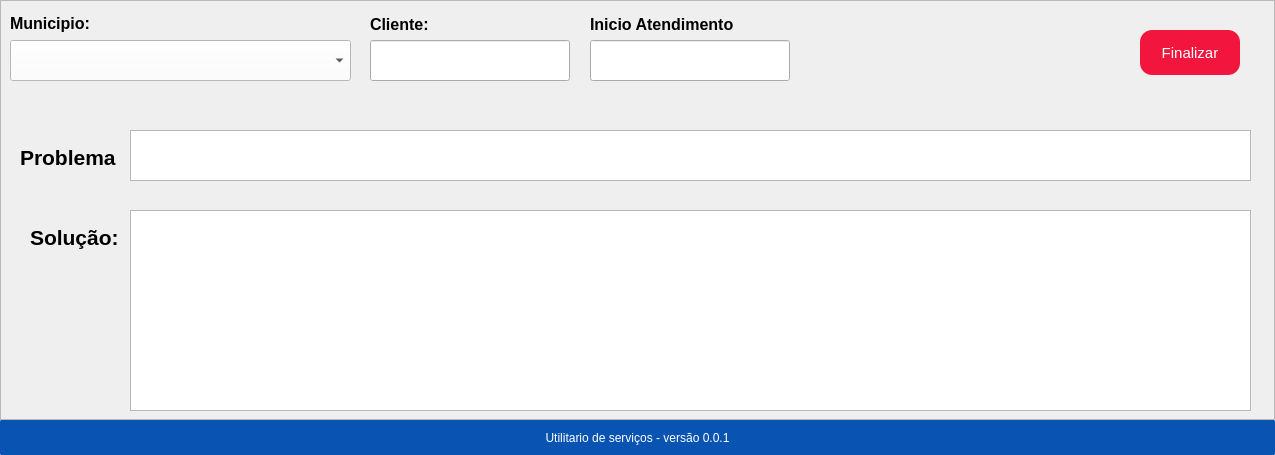
<?xml version="1.0" encoding="UTF-8"?>
<ui version="4.0">
 <class>TelaChamado</class>
 <widget class="QMainWindow" name="TelaChamado">
  <property name="geometry">
   <rect>
    <x>0</x>
    <y>0</y>
    <width>1275</width>
    <height>455</height>
   </rect>
  </property>
  <property name="minimumSize">
   <size>
    <width>1275</width>
    <height>455</height>
   </size>
  </property>
  <property name="maximumSize">
   <size>
    <width>1275</width>
    <height>560</height>
   </size>
  </property>
  <property name="windowTitle">
   <string>MainWindow</string>
  </property>
  <widget class="QWidget" name="centralwidget">
   <layout class="QVBoxLayout" name="verticalLayout">
    <property name="spacing">
     <number>0</number>
    </property>
    <property name="leftMargin">
     <number>0</number>
    </property>
    <property name="topMargin">
     <number>0</number>
    </property>
    <property name="rightMargin">
     <number>0</number>
    </property>
    <property name="bottomMargin">
     <number>0</number>
    </property>
    <item>
     <widget class="QFrame" name="frame">
      <property name="frameShape">
       <enum>QFrame::StyledPanel</enum>
      </property>
      <property name="frameShadow">
       <enum>QFrame::Raised</enum>
      </property>
      <widget class="QLabel" name="lb_sector">
       <property name="geometry">
        <rect>
         <x>10</x>
         <y>14</y>
         <width>111</width>
         <height>20</height>
        </rect>
       </property>
       <property name="text">
        <string>&lt;html&gt;&lt;head/&gt;&lt;body&gt;&lt;p&gt;&lt;span style=&quot; font-size:12pt; font-weight:700;&quot;&gt;Municipio:&lt;/span&gt;&lt;/p&gt;&lt;/body&gt;&lt;/html&gt;</string>
       </property>
      </widget>
      <widget class="QComboBox" name="cbb_client">
       <property name="geometry">
        <rect>
         <x>10</x>
         <y>40</y>
         <width>341</width>
         <height>41</height>
        </rect>
       </property>
       <property name="minimumSize">
        <size>
         <width>0</width>
         <height>41</height>
        </size>
       </property>
       <property name="maximumSize">
        <size>
         <width>16777215</width>
         <height>41</height>
        </size>
       </property>
       <property name="sizeIncrement">
        <size>
         <width>0</width>
         <height>0</height>
        </size>
       </property>
       <property name="autoFillBackground">
        <bool>false</bool>
       </property>
       <property name="styleSheet">
        <string notr="true">font: 75 12pt &quot;MS Shell Dlg 2&quot;;
background-color: rgb(255, 255, 255);


</string>
       </property>
       <property name="placeholderText">
        <string>Todos</string>
       </property>
       <property name="duplicatesEnabled">
        <bool>false</bool>
       </property>
       <property name="modelColumn">
        <number>0</number>
       </property>
       <item>
        <property name="text">
         <string/>
        </property>
       </item>
       <item>
        <property name="text">
         <string>FLOWDOCS</string>
        </property>
       </item>
       <item>
        <property name="text">
         <string>FOLHA</string>
        </property>
       </item>
       <item>
        <property name="text">
         <string>GERENTE</string>
        </property>
       </item>
       <item>
        <property name="text">
         <string>RECEPÇÃO</string>
        </property>
       </item>
       <item>
        <property name="text">
         <string>SERVICE DESK</string>
        </property>
       </item>
       <item>
        <property name="text">
         <string>SIS-SIE-SAS</string>
        </property>
       </item>
       <item>
        <property name="text">
         <string>SSE-SED-PORTAL-PATRIMONIO</string>
        </property>
       </item>
       <item>
        <property name="text">
         <string>TRIBUTÁRIO</string>
        </property>
       </item>
      </widget>
      <widget class="QLabel" name="lb_solution">
       <property name="geometry">
        <rect>
         <x>30</x>
         <y>210</y>
         <width>101</width>
         <height>55</height>
        </rect>
       </property>
       <property name="text">
        <string>&lt;html&gt;&lt;head/&gt;&lt;body&gt;&lt;p&gt;&lt;span style=&quot; font-size:16pt; font-weight:700;&quot;&gt;Solução:&lt;/span&gt;&lt;/p&gt;&lt;/body&gt;&lt;/html&gt;</string>
       </property>
      </widget>
      <widget class="QTextEdit" name="txt_solution">
       <property name="geometry">
        <rect>
         <x>130</x>
         <y>210</y>
         <width>1121</width>
         <height>201</height>
        </rect>
       </property>
      </widget>
      <widget class="QLineEdit" name="le_client">
       <property name="geometry">
        <rect>
         <x>370</x>
         <y>40</y>
         <width>200</width>
         <height>41</height>
        </rect>
       </property>
       <property name="minimumSize">
        <size>
         <width>0</width>
         <height>41</height>
        </size>
       </property>
       <property name="maximumSize">
        <size>
         <width>16777215</width>
         <height>41</height>
        </size>
       </property>
       <property name="styleSheet">
        <string notr="true">font: 16pt &quot;Segoe UI&quot;;</string>
       </property>
       <property name="placeholderText">
        <string/>
       </property>
      </widget>
      <widget class="QLabel" name="lb_client">
       <property name="geometry">
        <rect>
         <x>370</x>
         <y>14</y>
         <width>81</width>
         <height>21</height>
        </rect>
       </property>
       <property name="text">
        <string>&lt;html&gt;&lt;head/&gt;&lt;body&gt;&lt;p&gt;&lt;span style=&quot; font-size:12pt; font-weight:700;&quot;&gt;Cliente:&lt;/span&gt;&lt;/p&gt;&lt;/body&gt;&lt;/html&gt;</string>
       </property>
      </widget>
      <widget class="QLabel" name="lb_star_customer">
       <property name="geometry">
        <rect>
         <x>590</x>
         <y>14</y>
         <width>201</width>
         <height>21</height>
        </rect>
       </property>
       <property name="text">
        <string>&lt;html&gt;&lt;head/&gt;&lt;body&gt;&lt;p&gt;&lt;span style=&quot; font-size:12pt; font-weight:700;&quot;&gt;Inicio Atendimento&lt;/span&gt;&lt;/p&gt;&lt;/body&gt;&lt;/html&gt;</string>
       </property>
      </widget>
      <widget class="QLineEdit" name="le_start_customer">
       <property name="geometry">
        <rect>
         <x>590</x>
         <y>40</y>
         <width>200</width>
         <height>41</height>
        </rect>
       </property>
       <property name="minimumSize">
        <size>
         <width>0</width>
         <height>41</height>
        </size>
       </property>
       <property name="maximumSize">
        <size>
         <width>16777215</width>
         <height>41</height>
        </size>
       </property>
       <property name="styleSheet">
        <string notr="true">font: 16pt &quot;Segoe UI&quot;;</string>
       </property>
       <property name="placeholderText">
        <string/>
       </property>
      </widget>
      <widget class="QLabel" name="lb_problem">
       <property name="geometry">
        <rect>
         <x>20</x>
         <y>130</y>
         <width>101</width>
         <height>55</height>
        </rect>
       </property>
       <property name="text">
        <string>&lt;html&gt;&lt;head/&gt;&lt;body&gt;&lt;p&gt;&lt;span style=&quot; font-size:16pt; font-weight:700;&quot;&gt;Problema&lt;/span&gt;&lt;/p&gt;&lt;/body&gt;&lt;/html&gt;</string>
       </property>
      </widget>
      <widget class="QTextEdit" name="txt_problem">
       <property name="geometry">
        <rect>
         <x>130</x>
         <y>130</y>
         <width>1121</width>
         <height>51</height>
        </rect>
       </property>
      </widget>
      <widget class="QLineEdit" name="le_end_customer">
       <property name="geometry">
        <rect>
         <x>13</x>
         <y>460</y>
         <width>161</width>
         <height>41</height>
        </rect>
       </property>
       <property name="styleSheet">
        <string notr="true">font: 16pt &quot;Segoe UI&quot;;</string>
       </property>
       <property name="placeholderText">
        <string/>
       </property>
      </widget>
      <widget class="QLabel" name="lb_end_customer">
       <property name="geometry">
        <rect>
         <x>13</x>
         <y>430</y>
         <width>141</width>
         <height>31</height>
        </rect>
       </property>
       <property name="text">
        <string>&lt;html&gt;&lt;head/&gt;&lt;body&gt;&lt;p&gt;&lt;span style=&quot; font-size:12pt; font-weight:700;&quot;&gt;Fim Atendimento&lt;/span&gt;&lt;/p&gt;&lt;/body&gt;&lt;/html&gt;</string>
       </property>
      </widget>
      <widget class="QLabel" name="lb_time_customer">
       <property name="geometry">
        <rect>
         <x>210</x>
         <y>430</y>
         <width>161</width>
         <height>31</height>
        </rect>
       </property>
       <property name="text">
        <string>&lt;html&gt;&lt;head/&gt;&lt;body&gt;&lt;p&gt;&lt;span style=&quot; font-size:12pt; font-weight:700;&quot;&gt;Tempo Atendimento&lt;/span&gt;&lt;/p&gt;&lt;/body&gt;&lt;/html&gt;</string>
       </property>
      </widget>
      <widget class="QLineEdit" name="le_time_customer">
       <property name="geometry">
        <rect>
         <x>210</x>
         <y>460</y>
         <width>161</width>
         <height>41</height>
        </rect>
       </property>
       <property name="styleSheet">
        <string notr="true">font: 16pt &quot;Segoe UI&quot;;</string>
       </property>
       <property name="placeholderText">
        <string/>
       </property>
      </widget>
      <widget class="QComboBox" name="cbb_level">
       <property name="geometry">
        <rect>
         <x>420</x>
         <y>460</y>
         <width>401</width>
         <height>41</height>
        </rect>
       </property>
       <property name="minimumSize">
        <size>
         <width>0</width>
         <height>41</height>
        </size>
       </property>
       <property name="maximumSize">
        <size>
         <width>16777215</width>
         <height>41</height>
        </size>
       </property>
       <property name="sizeIncrement">
        <size>
         <width>0</width>
         <height>0</height>
        </size>
       </property>
       <property name="autoFillBackground">
        <bool>false</bool>
       </property>
       <property name="styleSheet">
        <string notr="true">font: 75 12pt &quot;MS Shell Dlg 2&quot;;
background-color: rgb(255, 255, 255);


</string>
       </property>
       <property name="placeholderText">
        <string>Todos</string>
       </property>
       <property name="duplicatesEnabled">
        <bool>false</bool>
       </property>
       <property name="modelColumn">
        <number>0</number>
       </property>
       <item>
        <property name="text">
         <string/>
        </property>
       </item>
       <item>
        <property name="text">
         <string>FLOWDOCS</string>
        </property>
       </item>
       <item>
        <property name="text">
         <string>FOLHA</string>
        </property>
       </item>
       <item>
        <property name="text">
         <string>GERENTE</string>
        </property>
       </item>
       <item>
        <property name="text">
         <string>RECEPÇÃO</string>
        </property>
       </item>
       <item>
        <property name="text">
         <string>SERVICE DESK</string>
        </property>
       </item>
       <item>
        <property name="text">
         <string>SIS-SIE-SAS</string>
        </property>
       </item>
       <item>
        <property name="text">
         <string>SSE-SED-PORTAL-PATRIMONIO</string>
        </property>
       </item>
       <item>
        <property name="text">
         <string>TRIBUTÁRIO</string>
        </property>
       </item>
      </widget>
      <widget class="QLabel" name="lb_level">
       <property name="geometry">
        <rect>
         <x>420</x>
         <y>430</y>
         <width>211</width>
         <height>21</height>
        </rect>
       </property>
       <property name="text">
        <string>&lt;html&gt;&lt;head/&gt;&lt;body&gt;&lt;p&gt;&lt;span style=&quot; font-size:12pt; font-weight:700;&quot;&gt;Nivel de dificuldade&lt;/span&gt;&lt;/p&gt;&lt;/body&gt;&lt;/html&gt;</string>
       </property>
      </widget>
      <widget class="QPushButton" name="btn_end">
       <property name="geometry">
        <rect>
         <x>1140</x>
         <y>30</y>
         <width>100</width>
         <height>45</height>
        </rect>
       </property>
       <property name="minimumSize">
        <size>
         <width>100</width>
         <height>45</height>
        </size>
       </property>
       <property name="maximumSize">
        <size>
         <width>100</width>
         <height>45</height>
        </size>
       </property>
       <property name="baseSize">
        <size>
         <width>0</width>
         <height>0</height>
        </size>
       </property>
       <property name="font">
        <font>
         <family>MS Shell Dlg 2</family>
         <pointsize>11</pointsize>
         <italic>false</italic>
         <bold>false</bold>
        </font>
       </property>
       <property name="styleSheet">
        <string notr="true">QPushButton{
	border-style: none;
	border-width: 2px;
	font: 75 11pt &quot;MS Shell Dlg 2&quot;;
	color: rgb(255, 255, 255);
	background-color: #F2163E;
	border-radius: 12px;
	border-bottom-color: rgb(4, 35, 38);
	border-right-color:  rgb(4, 35, 38);
}
QPushButton:hover{
	border-style: none;
	border-width: 2px;
	font: 75 11pt &quot;MS Shell Dlg 2&quot;;
	color: rgb(255, 255, 255);
	background-color: #BF0404;
	border-radius: 12px;
	border-bottom-color: rgb(4, 35, 38);
	border-right-color:  rgb(4, 35, 38);
}


QPushButton:pressed{
	border-style: insetset;
	border-width: 2px;
	font: 75 11pt &quot;MS Shell Dlg 2&quot;;
	color: rgb(255, 255, 255);
	background-color: #4195FF;
	border-radius: 8px;
	border-top-color: rgb(4, 35, 38);
	border-left-color:  rgb(4, 35, 38);
}</string>
       </property>
       <property name="inputMethodHints">
        <set>Qt::ImhNone</set>
       </property>
       <property name="text">
        <string>Finalizar</string>
       </property>
       <property name="icon">
        <iconset>
         <normaloff>../src/icon_remove.svg</normaloff>../src/icon_remove.svg</iconset>
       </property>
       <property name="iconSize">
        <size>
         <width>20</width>
         <height>20</height>
        </size>
       </property>
      </widget>
      <widget class="QPushButton" name="btn_save">
       <property name="geometry">
        <rect>
         <x>870</x>
         <y>450</y>
         <width>100</width>
         <height>45</height>
        </rect>
       </property>
       <property name="minimumSize">
        <size>
         <width>100</width>
         <height>45</height>
        </size>
       </property>
       <property name="maximumSize">
        <size>
         <width>100</width>
         <height>45</height>
        </size>
       </property>
       <property name="baseSize">
        <size>
         <width>0</width>
         <height>0</height>
        </size>
       </property>
       <property name="font">
        <font>
         <family>MS Shell Dlg 2</family>
         <pointsize>11</pointsize>
         <italic>false</italic>
         <bold>false</bold>
        </font>
       </property>
       <property name="styleSheet">
        <string notr="true">QPushButton{
	border-style: none;
	border-width: 2px;
	font: 75 11pt &quot;MS Shell Dlg 2&quot;;
	color: rgb(255, 255, 255);
	background-color: #4195FF;
	border-radius: 12px;
	border-bottom-color: rgb(4, 35, 38);
	border-right-color:  rgb(4, 35, 38);
}
QPushButton:hover{
	border-style: none;
	border-width: 2px;
	font: 75 11pt &quot;MS Shell Dlg 2&quot;;
	color: rgb(255, 255, 255);
	background-color: #0954B2;
	border-radius: 12px;
	border-bottom-color: rgb(4, 35, 38);
	border-right-color:  rgb(4, 35, 38);
}


QPushButton:pressed{
	border-style: insetset;
	border-width: 2px;
	font: 75 11pt &quot;MS Shell Dlg 2&quot;;
	color: rgb(255, 255, 255);
	background-color: #4195FF;
	border-radius: 8px;
	border-top-color: rgb(4, 35, 38);
	border-left-color:  rgb(4, 35, 38);
}</string>
       </property>
       <property name="inputMethodHints">
        <set>Qt::ImhNone</set>
       </property>
       <property name="text">
        <string>Salvar</string>
       </property>
       <property name="icon">
        <iconset>
         <normaloff>../src/icon_add.svg</normaloff>../src/icon_add.svg</iconset>
       </property>
       <property name="iconSize">
        <size>
         <width>20</width>
         <height>20</height>
        </size>
       </property>
      </widget>
     </widget>
    </item>
    <item>
     <widget class="QFrame" name="frame_footer">
      <property name="minimumSize">
       <size>
        <width>0</width>
        <height>35</height>
       </size>
      </property>
      <property name="maximumSize">
       <size>
        <width>16777215</width>
        <height>35</height>
       </size>
      </property>
      <property name="styleSheet">
       <string notr="true">background-color: #0954B2;
border-radius: 2px;
</string>
      </property>
      <property name="frameShape">
       <enum>QFrame::StyledPanel</enum>
      </property>
      <property name="frameShadow">
       <enum>QFrame::Raised</enum>
      </property>
      <layout class="QVBoxLayout" name="verticalLayout_2">
       <property name="spacing">
        <number>0</number>
       </property>
       <property name="leftMargin">
        <number>0</number>
       </property>
       <property name="topMargin">
        <number>0</number>
       </property>
       <property name="rightMargin">
        <number>0</number>
       </property>
       <property name="bottomMargin">
        <number>0</number>
       </property>
       <item>
        <widget class="QLabel" name="lb_commom">
         <property name="minimumSize">
          <size>
           <width>0</width>
           <height>35</height>
          </size>
         </property>
         <property name="maximumSize">
          <size>
           <width>16777215</width>
           <height>35</height>
          </size>
         </property>
         <property name="styleSheet">
          <string notr="true">font: 75 9pt &quot;MS Shell Dlg 2&quot;;
color: #fff;
</string>
         </property>
         <property name="text">
          <string>Utilitario de serviços - versão 0.0.1</string>
         </property>
         <property name="alignment">
          <set>Qt::AlignCenter</set>
         </property>
        </widget>
       </item>
      </layout>
     </widget>
    </item>
   </layout>
  </widget>
 </widget>
 <resources/>
 <connections/>
</ui>
